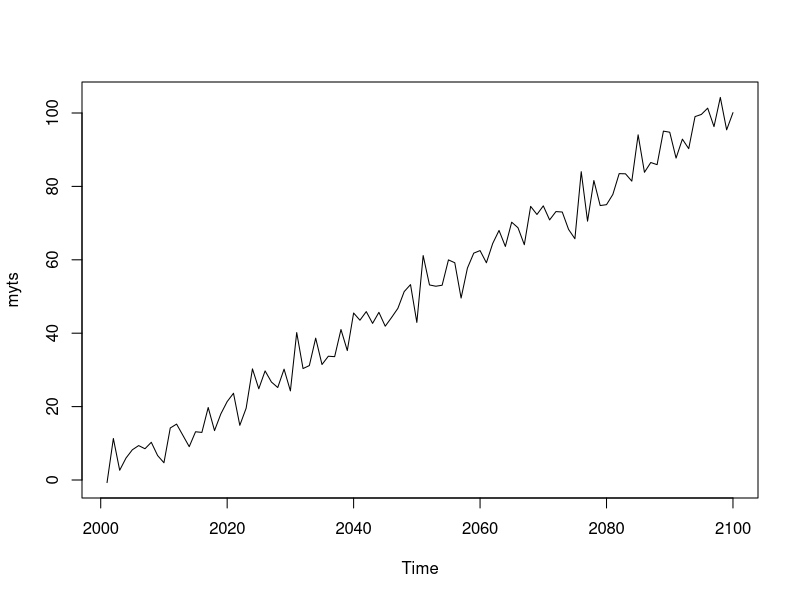
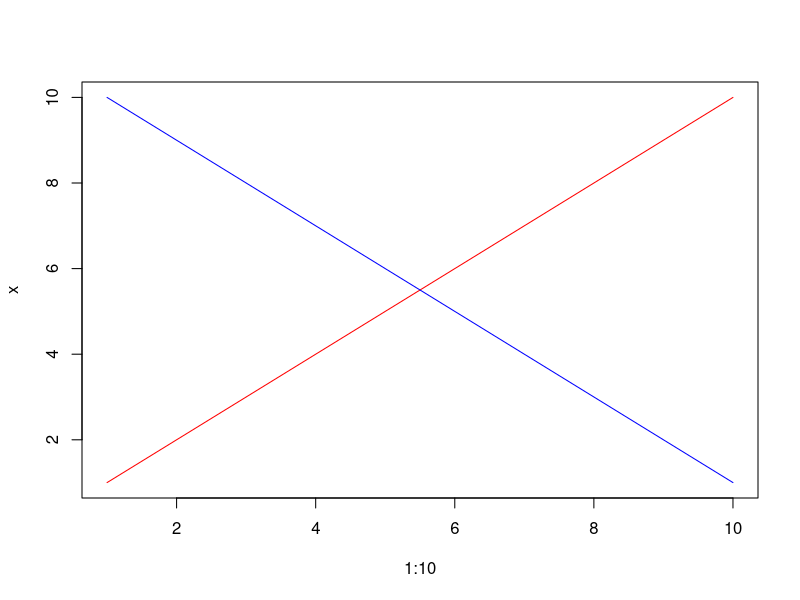
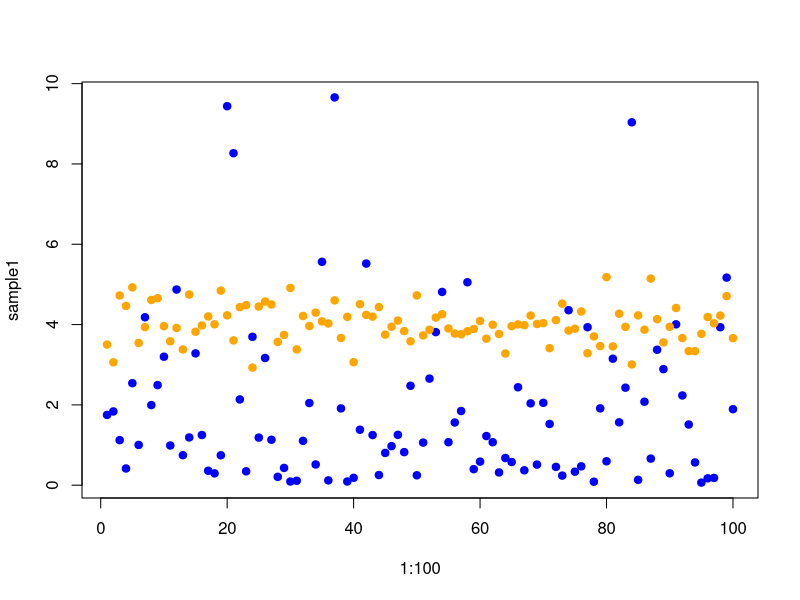
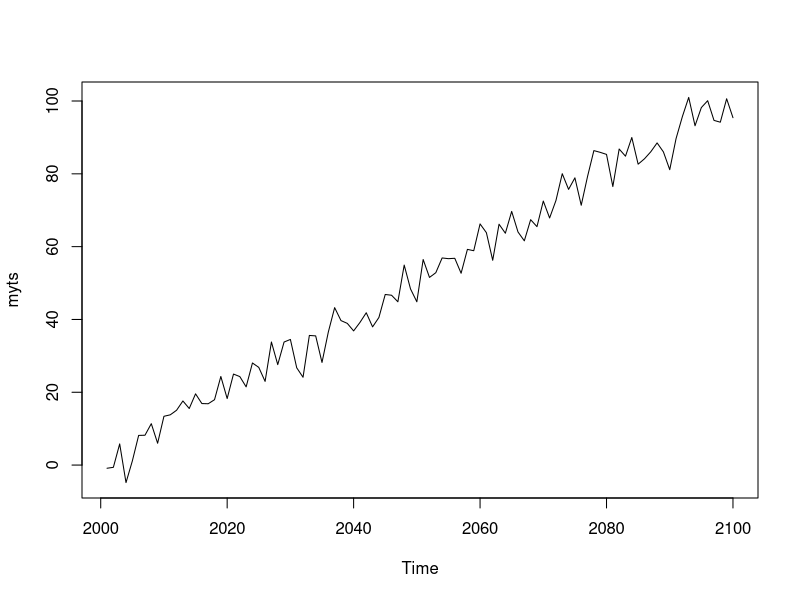
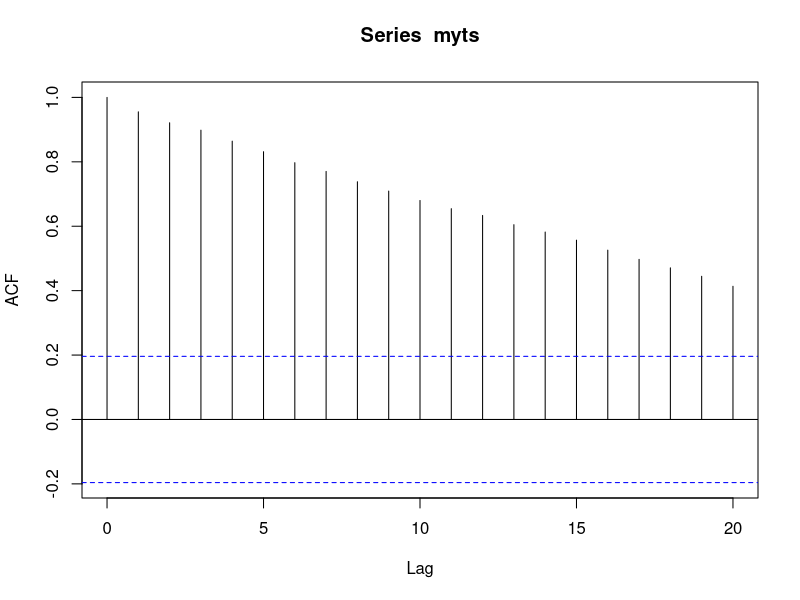

Source code (R) for these figures, in order:
### R group presentation
### Philip Chan, ESS
### April 18, 2018
### script 1

rm(list=ls())

### INTRODUCTION
### Why use broom?

### base R's summary and print of models are messy (also not in dataframe format)
lmfit <- lm(mpg ~ wt, mtcars)
lmfit
summary(lmfit)

### The output of the tidy(), augment(), and glance() functions summarizes
### different data of the output, and is always a data frame.
### Unlike base R, broom's output never has rownames. This ensures that 
### you can combine it with outputs without fear of losing information
### (rownames have to be unique in R).

### What can be used with broom?
### Works with a wide range stats functions: lm, nls, arima, h.test,... 
### ...see the 3rd reference, page 34


### REFERENCES
### 1. https://cran.r-project.org/web/packages/broom/vignettes/broom.html
### 2. https://cran.r-project.org/web/packages/broom/vignettes/broom_and_dplyr.html
### 3. https://opr.princeton.edu/workshops/Downloads/2016Jan_BroomRobinson.pdf



# 1. broom on regression models  --------------------------------------------------

### A. LINEAR MODEL  ####

# dummy linear model
lmfit <- lm(mpg ~ wt, mtcars)
lmfit
summary(lmfit)

## to get specific information, have to access the object (a list) with $
## which can be confusing.

## for specific information of the model project, there're functions

# get coefficients
coef(lmfit) # or lmfit$coef

# get residuals
residuals(lmfit)

# fitted values
fitted.values(lmfit)

## moreover, they're named vectors and viewing them isn't so nice.


### prettify model outputs using broom
library('broom')

# tidy() - summarizes coefficient information
tidy(lmfit) 

# augment() - summarized observation-level information, retaining original input data
head( augment(lmfit) )


# glance() - returns 1 row with goodness of fit info
glance(lmfit)



### B. GENERAL LINEAR MODEL   ####

# dummy model
glmfit <- glm(am ~ wt, mtcars, family="binomial")
glmfit

# before
summary(glmfit)

# after
tidy(glmfit)
head(augment(glmfit))
glance(glmfit)



### C. ARIMA MODEL ####

# dummy data
times <- 1:100
myts <- times + 4*rnorm(100)
myts <- ts(myts, start=c(2001), end=c(2100), frequency=1)
plot(myts)

# dummy model
ts.model <- stats::arima(myts, order = c(3,0,0))

# before
summary(ts.model)

# after
tidy(ts.model)
glance(ts.model)


# 2: broom on hypothesis tests ----------------------------------------------------------------

### A.  CORRELATION TEST ####

# dummy data
x <- 1:10
y <- 10:1
plot(1:10, x, type = "l", col = "red")
lines(1:10, y, col = "blue")

# apply test
ct <- cor.test(x, y, method = "pearson")

# before
ct

# after
tidy(ct)


### B.  T TEST ####

# dummy data
sample1 <- rexp(100, rate = .5)
sample2 <- rnorm(100, mean = 4, sd = 0.5)
plot(1:100, sample1, col = "blue", pch = 19)
points(1:100, sample2, col = "orange", pch = 19)

# apply test
tt <- t.test(sample1, sample2)

# before
tt

# after
tidy(tt)
glance(tt)


### C.  ACF ####

# dummy data
times <- 1:100
myts <- times + 4*rnorm(100)
myts <- ts(myts, start=c(2001), end=c(2100), frequency=1)
plot(myts)

# apply function
p <- acf(myts)

# before
summary(p)
p

# after
tidy(p)

 
### D.  Box test ####

# apply test
BT <- Box.test(myts)

# before
BT

# after
tidy(BT)

